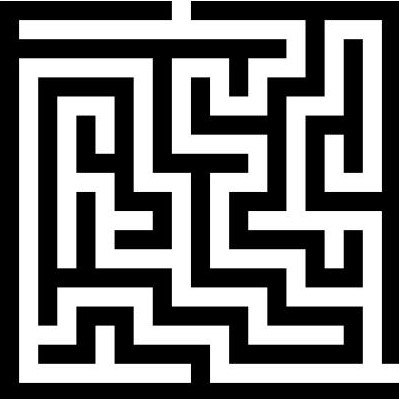
#> input picture maze.jpg, 399 x 399 px, found by its file name
$ python prueba.py
#> lines starting #> are read from the running program, lines starting #| are printed output that depends on the picture; after the words box and inside, x2 and y2 are one past the last pixel; in counts of white or black regions, pixels touching at a corner belong together
#!/usr/bin/env python3
# -*- coding: utf-8 -*-
"""
Created on Mon Oct 21 11:05:16 2019

@author: hipatia
"""


import turtle
import cv2
import numpy as np


img = cv2.imread("ome/hipatia/Desktop/maze.jpg",0)
#> img is the input picture: shape (399, 399); min 0, max 255, mean 117.9
ret, binaryImage = cv2.threshold(img, 10, 255, cv2.THRESH_BINARY)
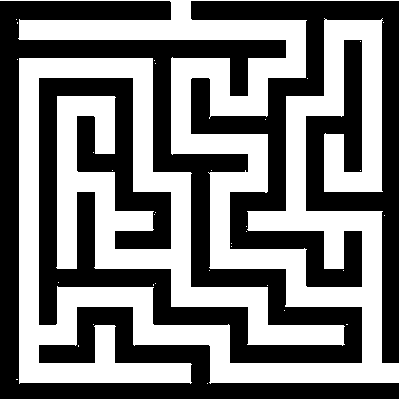
#> binaryImage: shape (399, 399); 48.4% white; 33 white regions (32 under 20 px), largest, box (x1, y1, x2, y2) and area: (0, 0, 399, 384) 77044
print(binaryImage)
#> (printed output is left out)

colores = ["white","black"]


laberinto=[[1,0,1,1,1,1,1,1,1,1,1,1,1,1,1,1,]]
laberinto.append([1,0,1,1,0,0,0,0,0,1,0,0,0,1,0,1,])
laberinto.append([1,0,0,1,0,1,1,1,0,0,0,1,0,1,0,1,])
laberinto.append([1,1,0,1,0,0,0,1,1,0,1,0,0,1,0,1,])
laberinto.append([1,0,0,0,0,1,0,1,0,0,1,0,1,0,0,1,])
laberinto.append([1,0,1,0,1,0,0,1,1,1,1,1,0,1,0,1,])
laberinto.append([1,0,1,1,1,0,1,1,0,0,0,0,0,0,0,1,])
laberinto.append([1,0,0,0,1,1,1,0,0,1,0,1,0,1,1,1,])
laberinto.append([1,0,1,0,1,0,0,0,1,1,0,1,0,1,0,1,])
laberinto.append([1,0,1,0,1,0,1,1,0,0,1,0,0,0,0,1,])
laberinto.append([1,0,1,0,1,0,0,0,1,0,1,1,0,1,1,1,])
laberinto.append([1,0,1,1,1,1,1,0,0,0,1,0,0,0,0,1,])
laberinto.append([1,0,0,0,0,0,1,1,1,0,1,0,1,1,0,1,])
laberinto.append([1,1,1,0,1,0,1,0,1,0,1,0,1,0,0,1,])
laberinto.append([1,0,0,0,1,0,0,0,0,0,1,0,0,1,0,2,])
laberinto.append([1,1,1,1,1,1,1,1,1,1,1,1,1,1,1,1,])

#> (the run stopped early here; a loop or call above may not have finished)
